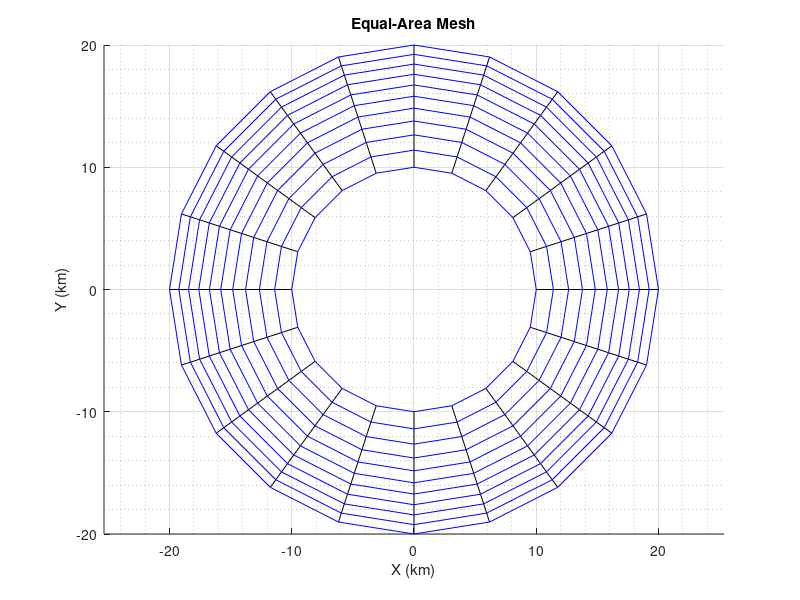

MATLAB code for this plot:
clear
clearvars
close all

%% Spaceship Layout Properties

innerRadius = 10;   % km
outerRadius = 20;   % km
numRadial = 10;     % number of radial divisions
numTheta  = 20;      % number of angular divisions

%% Material Properties

sigma = 5.67 .* 10 .^ -8; % Stephan-Boltzman constant
epsilon = 0.5;            % Emissivity of material 
k = 21.9;                 % thermal conductivity (W/(m*K))

%% Heat Properties

Tinner = 10000;                        % Inner nodes 
Touter = 300;                          % Outer nodes have a known temperature
Q  = 10000;                            % W/m^3
qIn = 10;                              % heat flux in from nuclear plant (W/m^2)
qOut = sigma .* epsilon .* Touter ^ 4; % heat flux out from radiation (W/m^2)

%% Mesh Creation

% Angular divisions 
theta = linspace(0, 2*pi, numTheta+1);

% Radial divisions
r = sqrt(linspace(innerRadius^2, outerRadius^2, numRadial+1));

% Create a mesh based on the following elements
[Theta, R] = meshgrid(theta, r);
X = R .* cos(Theta);
Y = R .* sin(Theta);

% Element Table
nodes = [Y(:), X(:)];   % (N x 2) table of node coordinates in Cartesian
nodeID = reshape(1:numel(X), size(X)); % For a given radial station i and theta location j, nodeID(i, j) returns the index in the nodes table 

numNodes = size(nodes,1);
numElements = numRadial * numTheta;

elements = zeros(numElements, 4); 


%% Plotting 

figure;
hold on;
axis equal;

% Plot radial lines
for i = 1:numTheta+1
    plot(X(:,i), Y(:,i), 'k');
end

% Plot circular arcs
for j = 1:numRadial+1
    plot(X(j,:), Y(j,:), 'b');
end

xlabel('X (km)');
ylabel('Y (km)');
grid on, grid minor
title('Equal-Area Mesh');

hold off;
